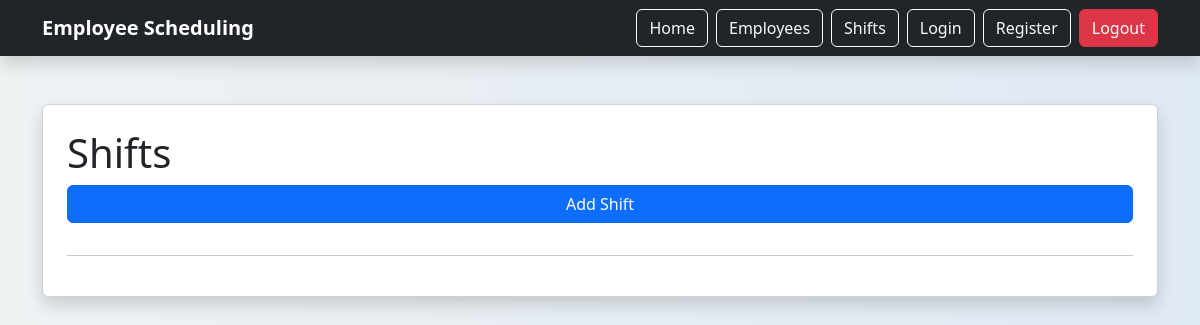
The page /shifts (signed in) on the database as committed earlier.
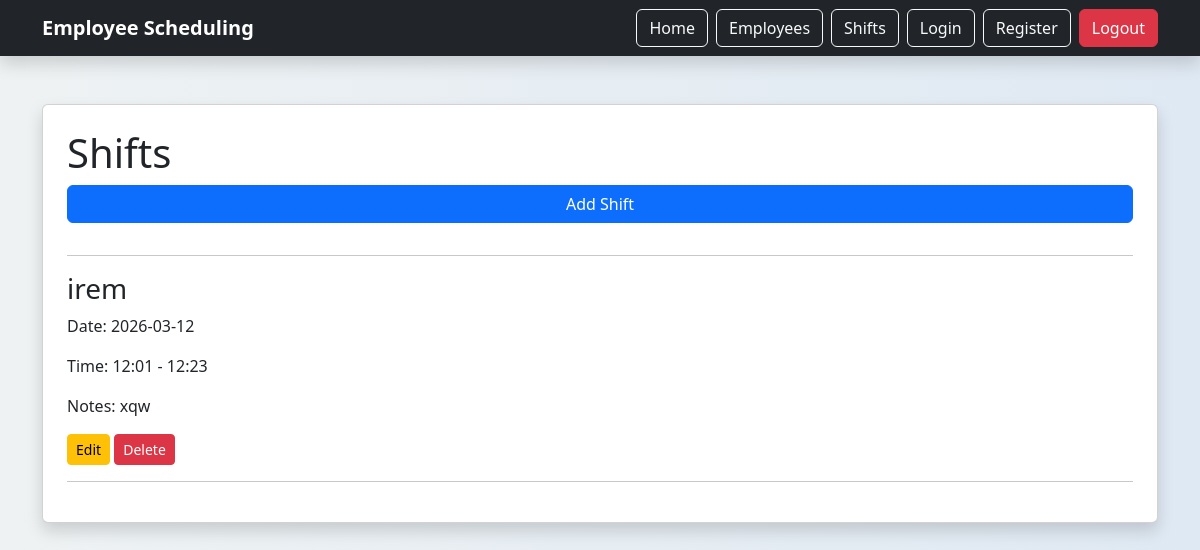
The same page on the database as committed later.
### tables this page shows
CREATE TABLE shifts (
    id INTEGER PRIMARY KEY AUTOINCREMENT,
    user_id INTEGER NOT NULL,
    employee_id INTEGER NOT NULL,
    shift_date TEXT NOT NULL,
    start_time TEXT NOT NULL,
    end_time TEXT NOT NULL,
    notes TEXT,
    FOREIGN KEY (user_id) REFERENCES users(id),
    FOREIGN KEY (employee_id) REFERENCES employees(id)
);

CREATE TABLE employees (
    id INTEGER PRIMARY KEY AUTOINCREMENT,
    user_id INTEGER NOT NULL,
    name TEXT NOT NULL,
    position TEXT NOT NULL,
    email TEXT,
    FOREIGN KEY (user_id) REFERENCES users(id)
);

### app.py (the view)
@app.route("/shifts")
def shifts():
    if "user_id" not in session:
        return redirect("/login")
    conn = get_db_connection()
    shifts = conn.execute(
        """
        SELECT
            shifts.*,
            employees.name as employee_name
        FROM shifts
        JOIN employees
            ON shifts.employee_id = employees.id
        WHERE shifts.user_id = ?
        ORDER BY shift_date ASC
        """,
        (session["user_id"],)
    ).fetchall()
    conn.close()
    return render_template(
        "shifts.html",
        shifts=shifts
    )

### database.py (called while the page is built)
def get_db_connection():
    conn = sqlite3.connect("database.db")
    conn.row_factory = sqlite3.Row
    return conn

### templates/shifts.html
{% extends "base.html" %}
{% block content %}
<h1>Shifts</h1>
<a href="/shifts/add" class="btn btn-primary mb-3">
    Add Shift
</a>
<hr>
{% for shift in shifts %}
<div>
    <h3>{{ shift.employee_name }}</h3>
    <p>Date: {{ shift.shift_date }}</p>
    <p>Time: {{ shift.start_time }} - {{ shift.end_time }}</p>
    <p>Notes: {{ shift.notes }}</p>
    <a href="/shifts/edit/{{ shift.id }}" class="btn btn-warning btn-sm">
    Edit
    </a>
    <a href="/shifts/delete/{{ shift.id }}" class="btn btn-danger btn-sm">
    Delete
    </a>
</div>
<hr>
{% endfor %}
{% endblock %}

### templates/base.html (shortened to what this page needs)
<!DOCTYPE html>
<html>
<head>
    <link href="https://cdn.jsdelivr.net/npm/bootstrap@5.3.3/dist/css/bootstrap.min.css" rel="stylesheet">
</head>
<body>
    <nav class="navbar navbar-expand-lg navbar-dark bg-dark shadow">
        <div class="container">
            <a class="navbar-brand fw-bold" href="/">
                Employee Scheduling
            </a>
            <div class="d-flex gap-2">
                <a class="btn btn-outline-light" href="/">Home</a>
                <a class="btn btn-outline-light" href="/employees">Employees</a>
                <a class="btn btn-outline-light" href="/shifts">Shifts</a>
                <a class="btn btn-outline-light" href="/login">Login</a>
                <a class="btn btn-outline-light" href="/register">Register</a>
                <a class="btn btn-danger" href="/logout">Logout</a>
            </div>
        </div>
    </nav>
    <div class="container mt-5">
        <div class="card shadow p-4">
            {% block content %}
            {% endblock %}
        </div>
    </div>
</body>
</html>

### templates/base.html (style rules this page uses)
body { background: linear-gradient(to right, #eef2f3, #dfe9f3); }

Rows that differ between the two databases and show on the page:
added shifts: employee_name "irem", shift_date "2026-03-12", start_time "12:01", end_time "12:23", notes "xqw"
